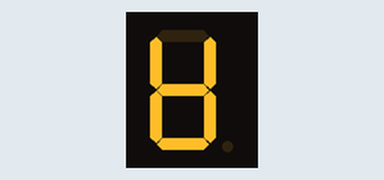
Bench run of a sketch on a simulated Arduino Mega 2560, built with avr-gcc and run on an emulated ATmega2560. Shown: 1-digit seven-segment display. Wiring (inferred from the names in the program): 1-digit 7-segment display, segments lit when HIGH: segments pin 2, pin 4, pin 5, pin 15, pin 23, pin 22, pin 21. The segment pins are drawn as the display they are named for.

Above: at 0.1 s.
At 0.6 s:
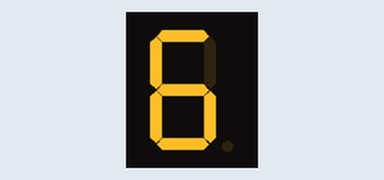
At 1.1 s:
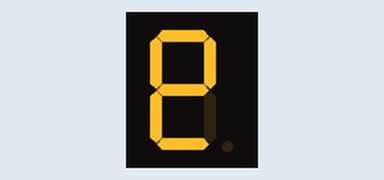
At 1.6 s:
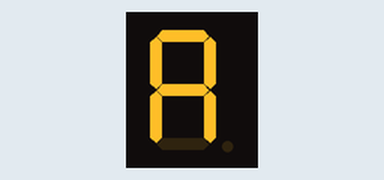
At 2.6 s:
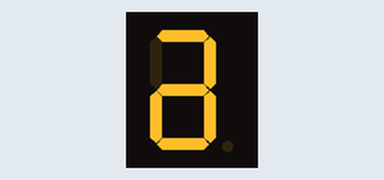
At 3.1 s:
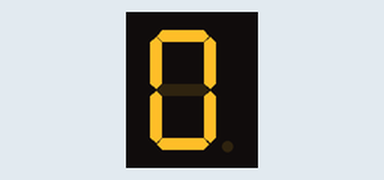

Measured:
- by itself, everything shown: repeats every 3.5 s, in 7 steps
- what the display in image 1 shows lasts 0.5 s, from 0.5 s to 1.0 s

The sketch:

Practica-7.ino
```cpp
#include <Arduino.h>

const int a = 2;
const int b = 4;
const int c = 5;
const int d = 15;
const int e = 23;
const int f = 22;
const int g = 21;

void setup() {
  pinMode(a, OUTPUT);
  pinMode(b, OUTPUT);
  pinMode(c, OUTPUT);
  pinMode(d, OUTPUT);
  pinMode(e, OUTPUT);
  pinMode(f, OUTPUT);
  pinMode(g, OUTPUT);
}
void loop() {

  // A
  digitalWrite(a, LOW);
  digitalWrite(b, HIGH);
  digitalWrite(c, HIGH);
  digitalWrite(d, HIGH);
  digitalWrite(e, HIGH);
  digitalWrite(f, HIGH);
  digitalWrite(g, HIGH);
  delay(500);

  // B
  digitalWrite(b, LOW);
  digitalWrite(a, HIGH);
  digitalWrite(c, HIGH);
  digitalWrite(d, HIGH);
  digitalWrite(e, HIGH);
  digitalWrite(f, HIGH);
  digitalWrite(g, HIGH);
  delay(500);

  // C
  digitalWrite(c, LOW);
  digitalWrite(b, HIGH);
  digitalWrite(a, HIGH);
  digitalWrite(d, HIGH);
  digitalWrite(e, HIGH);
  digitalWrite(f, HIGH);
  digitalWrite(g, HIGH);
  delay(500);

  // D
  digitalWrite(d, LOW);
  digitalWrite(b, HIGH);
  digitalWrite(c, HIGH);
  digitalWrite(a, HIGH);
  digitalWrite(e, HIGH);
  digitalWrite(f, HIGH);
  digitalWrite(g, HIGH);
  delay(500);

  // E
  digitalWrite(e, LOW);
  digitalWrite(b, HIGH);
  digitalWrite(c, HIGH);
  digitalWrite(d, HIGH);
  digitalWrite(a, HIGH);
  digitalWrite(f, HIGH);
  digitalWrite(g, HIGH);
  delay(500);

  // F
  digitalWrite(f, LOW);
  digitalWrite(b, HIGH);
  digitalWrite(c, HIGH);
  digitalWrite(d, HIGH);
  digitalWrite(e, HIGH);
  digitalWrite(a, HIGH);
  digitalWrite(g, HIGH);
  delay(500);

  // G
  digitalWrite(g, LOW);
  digitalWrite(b, HIGH);
  digitalWrite(c, HIGH);
  digitalWrite(d, HIGH);
  digitalWrite(e, HIGH);
  digitalWrite(f, HIGH);
  digitalWrite(a, HIGH);
  delay(500);
}
```
